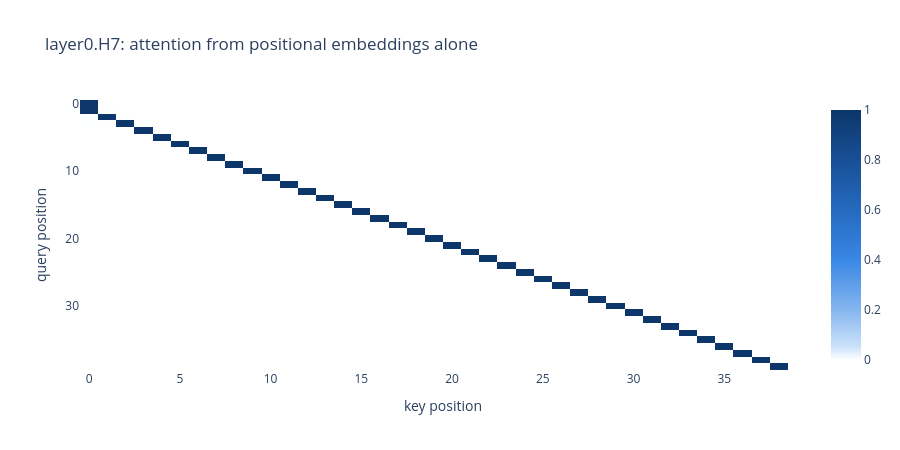

Notebook code for this chart:
### Markdown cell above
### 4.2 Previous-token head: does it attend by position? (QK circuit on positional embeddings)
ARENA's previous-token head attends one position back using positional information only. Here:
the attention pattern the head would produce if its queries and keys saw only the positional
embeddings `W_pos` (normalised as LayerNorm would). A clean stripe one below the diagonal means
"previous token" is implemented positionally.

### Code cell
b, h = PREV
N = 40
pos = model.blocks[b].ln1(model.W_pos[None, :N])[0]          # LayerNorm's normalisation, as the head sees it
q = pos @ model.W_Q[b, h] + model.b_Q[b, h]
k = pos @ model.W_K[b, h] + model.b_K[b, h]
scores = (q @ k.T) / d_head ** 0.5
scores = scores.masked_fill(t.triu(t.ones(N, N, dtype=t.bool), 1), float("-inf"))
pos_pattern = scores.softmax(-1)
imshow(pos_pattern, labels={"x": "key position", "y": "query position"}, zmin=0, zmax=1,
       title=f"{name(PREV)}: attention from positional embeddings alone", height=450)
print(f"fraction of query positions whose top key is the previous position: "
      f"{(pos_pattern[1:].argmax(-1) == t.arange(N - 1)).float().mean():.2f}")

### Figure 1 — Plotly figure (JSON) as saved in the notebook; plotly's stock layout.template omitted (floating-point values rounded to 4 significant figures; data arrays with more than 128 entries replaced by an {"elided": "..."} marker saying what was removed)
{"data": [{"coloraxis": "coloraxis", "hovertemplate": "key position: %{x}<br>query position: %{y}<br>color: %{z}<extra></extra>", "name": "0", "type": "heatmap", "xaxis": "x", "yaxis": "y", "z": {"elided": "40x40 float values"}}], "layout": {"coloraxis": {"autocolorscale": false, "cmax": 1, "cmin": 0, "colorscale": [[0, "#ffffff"], [0.05, "#cde2fb"], [0.2, "#86b6ef"], [0.4, "#3987e5"], [0.6, "#256abf"], [0.8, "#184f95"], [1, "#0d366b"]]}, "height": 450, "title": {"text": "layer0.H7: attention from positional embeddings alone"}, "xaxis": {"anchor": "y", "domain": [0, 1], "title": {"text": "key position"}}, "yaxis": {"anchor": "x", "autorange": "reversed", "domain": [0, 1], "title": {"text": "query position"}}}}
